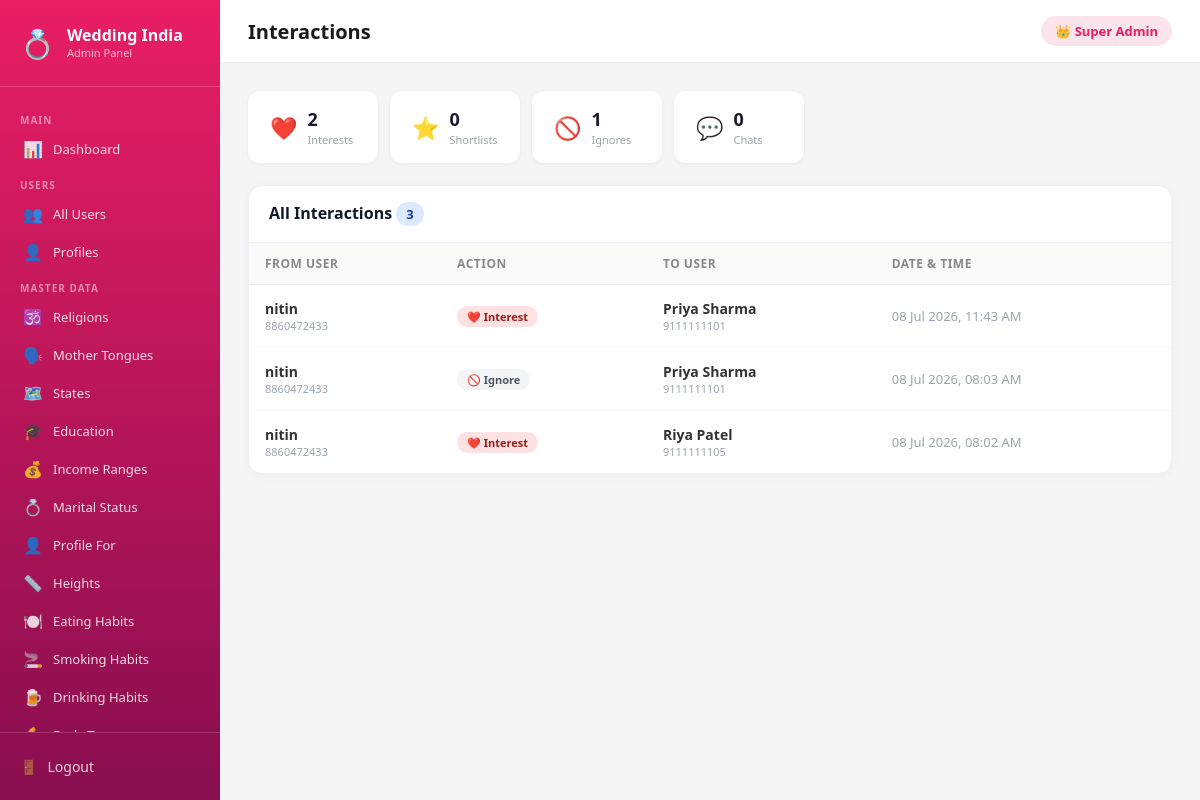
Screenshot of /admin/interactions.php (signed in) with the database file from the repository.
### tables this page shows
CREATE TABLE `user_interactions` (
  `id` int(11) NOT NULL,
  `from_user_id` int(11) NOT NULL,
  `to_user_id` int(11) NOT NULL,
  `type` enum('interest','shortlist','ignore','chat') NOT NULL,
  `created_at` datetime DEFAULT current_timestamp(),
  `updated_at` datetime DEFAULT current_timestamp() ON UPDATE current_timestamp()
);

CREATE TABLE `user_profiles` (
  `id` int(11) NOT NULL,
  `user_id` int(11) NOT NULL,
  `profile_for` varchar(50) DEFAULT NULL,
  `full_name` varchar(150) DEFAULT NULL,
  `dob` date DEFAULT NULL,
  `gender` enum('Male','Female','Other') DEFAULT NULL,
  `bio` text DEFAULT NULL,
  `profile_photo` varchar(255) DEFAULT NULL,
  `is_profile_complete` tinyint(1) DEFAULT 0,
  `created_at` datetime DEFAULT current_timestamp(),
  `updated_at` datetime DEFAULT current_timestamp() ON UPDATE current_timestamp()
);

CREATE TABLE `users` (
  `id` int(11) NOT NULL,
  `phone` varchar(15) NOT NULL,
  `country_code` varchar(10) DEFAULT '+91',
  `otp` varchar(6) DEFAULT NULL,
  `otp_expires_at` datetime DEFAULT NULL,
  `is_verified` tinyint(1) DEFAULT 0,
  `auth_token` varchar(255) DEFAULT NULL,
  `token_expires_at` datetime DEFAULT NULL,
  `created_at` datetime DEFAULT current_timestamp(),
  `updated_at` datetime DEFAULT current_timestamp() ON UPDATE current_timestamp()
);

### admin/interactions.php (the view, shortened to what this page needs)
<?php
$db=getDB();
$type=$_GET['type']??'';
$page=max(1,(int)($_GET['page']??1));
$limit=25;$offset=($page-1)*$limit;
$where=$type?"WHERE ui.type=?":"";
$params=$type?[$type]:[];
$total=$db->prepare("SELECT COUNT(*) FROM user_interactions ui $where");
$total->execute($params);$totalCount=$total->fetchColumn();$totalPages=max(1,ceil($totalCount/$limit));
try{
    $stmt=$db->prepare("SELECT ui.*,p1.full_name as fn,u1.phone as fp,p2.full_name as tn,u2.phone as tp FROM user_interactions ui JOIN users u1 ON u1.id=ui.from_user_id LEFT JOIN user_profiles p1 ON p1.user_id=ui.from_user_id JOIN users u2 ON u2.id=ui.to_user_id LEFT JOIN user_profiles p2 ON p2.user_id=ui.to_user_id $where ORDER BY ui.created_at DESC LIMIT $limit OFFSET $offset");
    $stmt->execute($params);$rows=$stmt->fetchAll();
}catch(Exception $e){$rows=[];}
$typeCounts=[];
try{$tc=$db->query("SELECT type,COUNT(*) as c FROM user_interactions GROUP BY type")->fetchAll();foreach($tc as $t)$typeCounts[$t['type']]=$t['c'];}catch(Exception $e){}
include 'layout.php';
?>
<div class="type-cards">
  <?php
  $types=['interest'=>['❤️','Interests'],'shortlist'=>['⭐','Shortlists'],'ignore'=>['🚫','Ignores'],'chat'=>['💬','Chats']];
  foreach($types as $t=>[$ico,$lbl]):?>
  <a href="?type=<?=$t?>" class="tc <?=$type===$t?'active':''?>">
    <div class="tc-ico"><?=$ico?></div>
    <div class="tc-info"><h4><?=$typeCounts[$t]??0?></h4><p><?=$lbl?></p></div>
  </a>
  <?php endforeach;?>
</div>
<div class="card">
  <div class="card-header">
    <h2><?=$type?ucfirst($type).'s':'All Interactions'?> <span class="badge bg-blue" style="font-size:13px"><?=$totalCount?></span></h2>
  </div>
  <div class="tbl-scroll">
    <table>
      <thead><tr><th>From User</th><th>Action</th><th>To User</th><th>Date & Time</th></tr></thead>
      <tbody>
        <?php
        $tbadge=['interest'=>'bg-red','shortlist'=>'bg-purple','ignore'=>'bg-gray','chat'=>'bg-green'];
        $ticon=['interest'=>'❤️','shortlist'=>'⭐','ignore'=>'🚫','chat'=>'💬'];
        foreach($rows as $r):?>
        <tr>
          <td>
            <div style="font-weight:600"><?=htmlspecialchars($r['fn']??'Unknown')?></div>
            <div style="font-size:11px;color:#9ca3af"><?=$r['fp']?></div>
          </td>
          <td><span class="badge <?=$tbadge[$r['type']]??'bg-gray'?>"><?=($ticon[$r['type']]??'').' '.ucfirst($r['type'])?></span></td>
          <td>
            <div style="font-weight:600"><?=htmlspecialchars($r['tn']??'Unknown')?></div>
            <div style="font-size:11px;color:#9ca3af"><?=$r['tp']?></div>
          </td>
          <td style="color:#9ca3af;font-size:13px"><?=date('d M Y, h:i A',strtotime($r['created_at']))?></td>
        </tr>
        <?php endforeach;?>
      </tbody>
    </table>
  </div>
</div>
<?php include 'layout_end.php';?>

### admin/layout.php (style rules this page uses)
* { margin: 0; padding: 0; box-sizing: border-box; }
body { font-family: 'Segoe UI', sans-serif; background: #f5f5f5; display: flex; min-height: 100vh; }
table { width: 100%; border-collapse: collapse; }
th { background: #fafafa; padding: 12px 16px; text-align: left; font-size: 12px; font-weight: 600; color: #888; text-transform: uppercase; letter-spacing: .5px; border-bottom: 1px solid #f0f0f0; }
td { padding: 14px 16px; border-bottom: 1px solid #f8f8f8; font-size: 14px; color: #333; vertical-align: middle; }
tr:last-child td { border-bottom: none; }
.badge { display: inline-block; padding: 3px 10px; border-radius: 20px; font-size: 11px; font-weight: 600; }
.card { background:#fff;border:1px solid #eef0f5;border-radius:14px;box-shadow:0 2px 10px rgba(16,24,40,.04);overflow:hidden;margin-bottom:20px }
.card-header { padding:16px 20px;border-bottom:1px solid #eef0f5;display:flex;align-items:center;justify-content:space-between;gap:12px }
.card-header h2 { font-size:16px;color:#111827 }
.tbl-scroll { width:100%;overflow-x:auto }
.bg-red { background:#fee2e2;color:#991b1b }
.bg-blue { background:#dbeafe;color:#1e40af }
.bg-gray { background:#f3f4f6;color:#4b5563 }

### admin/interactions.php (style rules this page uses)
.type-cards { display:flex;gap:12px;flex-wrap:wrap;margin-bottom:22px }
.tc { display:flex;align-items:center;gap:10px;padding:14px 20px;border-radius:12px;text-decoration:none;background:#fff;border:2px solid transparent;box-shadow:0 1px 4px rgba(0,0,0,.06);transition:all .15s;min-width:130px }
.tc .tc-ico { font-size:22px }
.tc .tc-info h4 { font-size:18px;font-weight:800;color:#1a1a2e }
.tc .tc-info p { font-size:11px;color:#9ca3af;margin-top:1px }

### rows the page displays
user_interactions: user_profiles.full_name "nitin", from_user.phone "8860472433", type "❤️", type "Interest", user_profiles.full_name "Priya Sharma", to_user.phone "9111111101", created_at "08 Jul 2026, 11:43 AM"
user_interactions: user_profiles.full_name "nitin", from_user.phone "8860472433", type "🚫", type "Ignore", user_profiles.full_name "Priya Sharma", to_user.phone "9111111101", created_at "08 Jul 2026, 08:03 AM"
user_interactions: user_profiles.full_name "nitin", from_user.phone "8860472433", type "❤️", type "Interest", user_profiles.full_name "Riya Patel", to_user.phone "9111111105", created_at "08 Jul 2026, 08:02 AM"

### other values shown
$pageTitle "Interactions"
currentAdmin()['name'] "Super Admin"
$ico "❤️"
$typeCounts[$t] "2"
$lbl "Interests"
$ico "⭐"
$typeCounts[$t] "0"
$lbl "Shortlists"
$ico "🚫"
$typeCounts[$t] "1"
$lbl "Ignores"
$ico "💬"
$lbl "Chats"
$totalCount "3"
